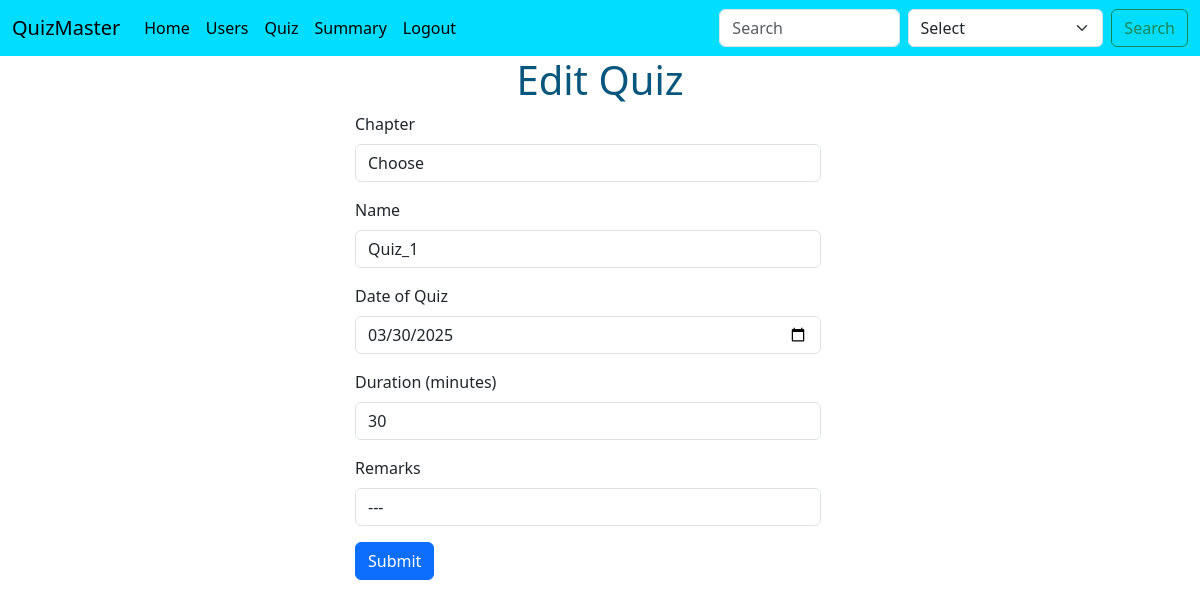
/edit_quiz/3 (signed in), run on the app's committed database.
### controllers/database.py (models this page shows)
class Quiz(db.Model):
    id = db.Column(db.Integer, primary_key=True, autoincrement=True)
    name = db.Column(db.String(100), nullable=False)
    chapter_id = db.Column(db.Integer, db.ForeignKey('chapter.id'), nullable=False)
    date_of_quiz = db.Column(db.Date , nullable=False)
    duration = db.Column(db.Integer, nullable=False)
    remarks = db.Column(db.Text, nullable=True)
    questions = db.relationship('Question', backref='quiz', lazy=True, cascade="all, delete-orphan")
    results = db.relationship('Result', backref='quiz', lazy=True, cascade="all, delete-orphan")

### controllers/edit_routes.py (the view, shortened to what this page needs)
@app.route("/edit_quiz/<int:quiz_id>" , methods = ["GET","POST"])
def edit_quiz(quiz_id):
    if session.get("user_role",None) == "admin":
        quiz = Quiz.query.filter_by(id = quiz_id).first()
        if not quiz:
            flash("Quiz not found")
            return redirect(url_for("quiz_management"))
        if request.method == "GET":
            chapters = Chapter.query.all()
            return render_template("edit_quiz.html",quiz = quiz, chapters = chapters)
    else:
        flash("You are not authorized to access this page")
        return redirect(url_for("quiz_management"))

### templates/edit_quiz.html (shortened to what this page needs)
{% extends 'base.html' %}
{% block body %}
<div><h1 class = "text-center" style="color: #07567d;">Edit Quiz</h1></div>
<div class="container-fluid row justify-content-center">
    <form class = "col-5" action="{{url_for('edit_quiz', quiz_id = quiz.id)}}" method="POST">
        <div class="mb-3">
            <label for="exampleFormControlInput1" class="form-label">Chapter</label>
            <select class="form-control" aria-label="Default select example" name="chapter_id" value="{{quiz.chapter_id}}">
                <option selected>Choose</option>
            </select>
        </div>
        <div class="mb-3">
            <label for="quizDate" class="form-label">Name</label>
            <input type="text" class="form-control" id="quizDate" name="name" required value="{{quiz.name}}">
        </div>
        <div class="mb-3">
            <label for="quizDate" class="form-label">Date of Quiz</label>
            <input type="date" class="form-control" id="quizDate" name="date" required value="{{quiz.date_of_quiz}}">
        </div>
        <div class="mb-3">
            <label for="quizDuration" class="form-label">Duration (minutes)</label>
            <input type="number" class="form-control" id="quizDuration" name="duration" required value="{{quiz.duration}}">
        </div>
        <div class="mb-3">
            <label for="inputPassword5" class="form-label">Remarks</label>
            <input type="text" id="inputPassword5" class="form-control" aria-describedby="passwordHelpBlock" name="remarks" value="{{quiz.remarks}}">
        </div>
        <div>
            <button type="submit" class="btn btn-primary">Submit</button>
        </div>
    </form>
</div>
{% endblock body %}

### data on the page
Quiz: chapter_id "Choose", name "Quiz_1", date "03/30/2025", duration "30", remarks "---"
